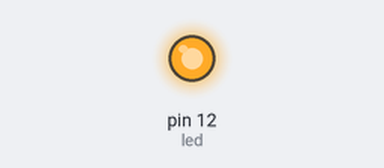
Recording of a sketch running on a simulated Arduino Uno, built with avr-gcc and run on an emulated ATmega328P. On the bench: output pins drawn as LEDs (lit = HIGH).

Above: at 2.5 s.
At 7.5 s:
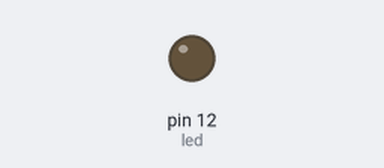
Timing chart, 0 to 13.0 s (numbered marks = the images above):
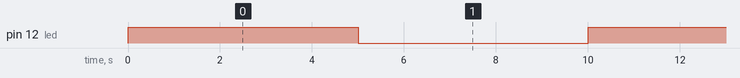

The sketch:

Project1Sketch.ino
```cpp
int led = 12;


void setup() {

    pinMode(led, OUTPUT);

}


void loop() {

    digitalWrite(led, HIGH);

    delay(5000);

    digitalWrite(led, LOW);

    delay(5000);

}
```

Measured:
- by itself, pin 12 (led): alternates HIGH for 5.0 s and LOW for 5.0 s
